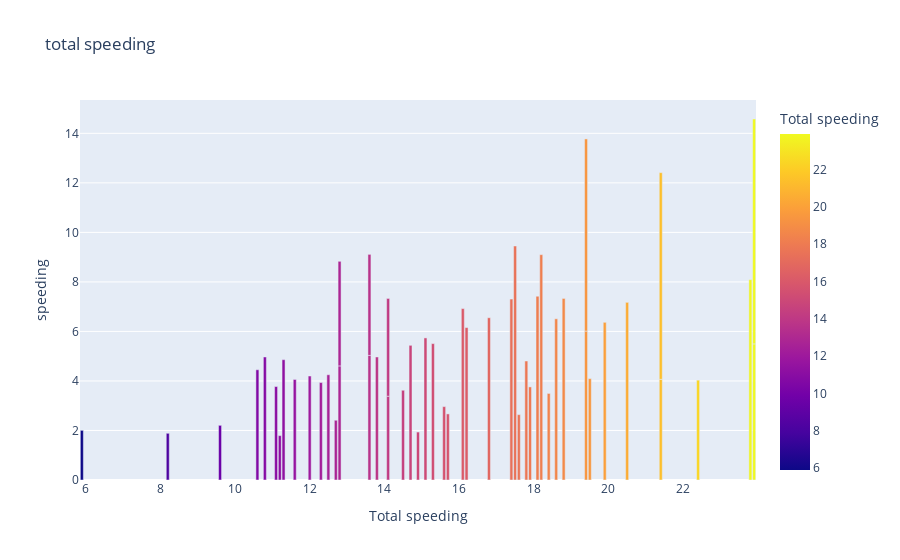

Write notebook code for a chart like this one.
### Code cell
fig = px.bar(df, y='speeding', x='total',
             title='total speeding',
             labels={'total':'car', 'total':'Total speeding'},
             color='total')
fig.show()

### Figure 1 — Plotly figure (JSON) as saved in the notebook; plotly's stock layout.template omitted (floating-point values rounded to 4 significant figures)
{"data": [{"hovertemplate": "Total speeding=%{marker.color}<br>speeding=%{y}<extra></extra>", "legendgroup": "", "marker": {"color": [18.8, 18.1, 18.6, 22.4, 12.0, 13.6, 10.8, 16.2, 5.9, 17.9, 15.6, 17.5, 15.3, 12.8, 14.5, 15.7, 17.8, 21.4, 20.5, 15.1, 12.5, 8.2, 14.1, 9.6, 17.6, 16.1, 21.4, 14.9, 14.7, 11.6, 11.2, 18.4, 12.3, 16.8, 23.9, 14.1, 19.9, 12.8, 18.2, 11.1, 23.9, 19.4, 19.5, 19.4, 11.3, 13.6, 12.7, 10.6, 23.8, 13.8, 17.4], "coloraxis": "coloraxis", "pattern": {"shape": ""}}, "name": "", "orientation": "v", "showlegend": false, "textposition": "auto", "type": "bar", "x": [18.8, 18.1, 18.6, 22.4, 12.0, 13.6, 10.8, 16.2, 5.9, 17.9, 15.6, 17.5, 15.3, 12.8, 14.5, 15.7, 17.8, 21.4, 20.5, 15.1, 12.5, 8.2, 14.1, 9.6, 17.6, 16.1, 21.4, 14.9, 14.7, 11.6, 11.2, 18.4, 12.3, 16.8, 23.9, 14.1, 19.9, 12.8, 18.2, 11.1, 23.9, 19.4, 19.5, 19.4, 11.3, 13.6, 12.7, 10.6, 23.8, 13.8, 17.4], "xaxis": "x", "y": [7.332, 7.421, 6.51, 4.032, 4.2, 5.032, 4.968, 6.156, 2.006, 3.759, 2.964, 9.45, 5.508, 4.608, 3.625, 2.669, 4.806, 4.066, 7.175, 5.738, 4.25, 1.886, 3.384, 2.208, 2.64, 6.923, 8.346, 1.937, 5.439, 4.06, 1.792, 3.496, 3.936, 6.552, 5.497, 3.948, 6.368, 4.224, 9.1, 3.774, 9.082, 6.014, 4.095, 7.76, 4.859, 4.08, 2.413, 4.452, 8.092, 4.968, 7.308], "yaxis": "y"}], "layout": {"barmode": "relative", "coloraxis": {"colorbar": {"title": {"text": "Total speeding"}}, "colorscale": [[0, "#0d0887"], [0.1111, "#46039f"], [0.2222, "#7201a8"], [0.3333, "#9c179e"], [0.4444, "#bd3786"], [0.5556, "#d8576b"], [0.6667, "#ed7953"], [0.7778, "#fb9f3a"], [0.8889, "#fdca26"], [1, "#f0f921"]]}, "legend": {"tracegroupgap": 0}, "title": {"text": "total speeding"}, "xaxis": {"anchor": "y", "domain": [0, 1], "title": {"text": "Total speeding"}}, "yaxis": {"anchor": "x", "domain": [0, 1], "title": {"text": "speeding"}}}}
